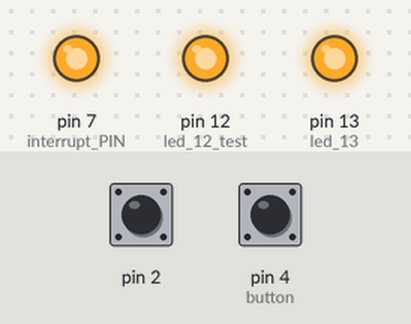
Simulated run of this sketch. Board: Arduino Uno, built with avr-gcc and run on an emulated ATmega328P. Shown: output pins drawn as LEDs (lit = HIGH). The test bench sets the inputs (shaded band); at power-on: pin 2 HIGH, pin 4 (button) HIGH.

Above: at 1.2 s.
1.3 s: pin 2 pulled LOW for 0.15 s
At 1.4 s:
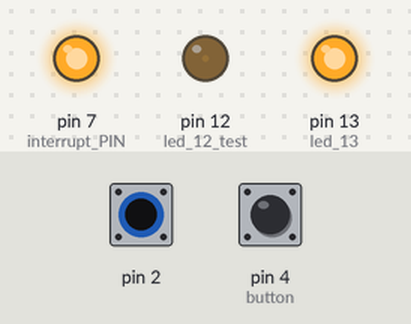
3.0 s: pin 4 (button) pulled LOW for 0.15 s
At 3.07 s:
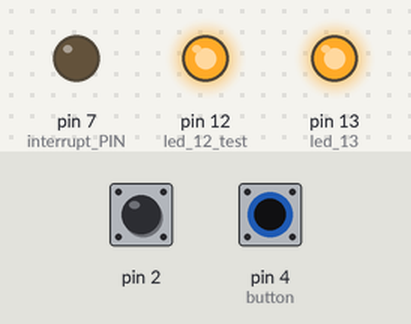
4.6 s: pin 4 (button) pulled LOW for 3.2 s
At 8.7 s:
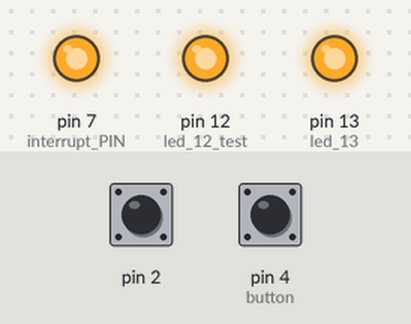
9.3 s: pin 2 pulled LOW for 1 s
At 10.1 s:
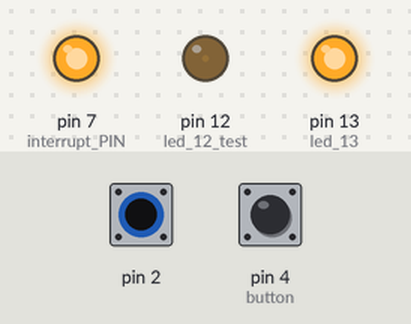
11.8 s: pin 2 pulled LOW for 3.2 s
At 15.6 s:
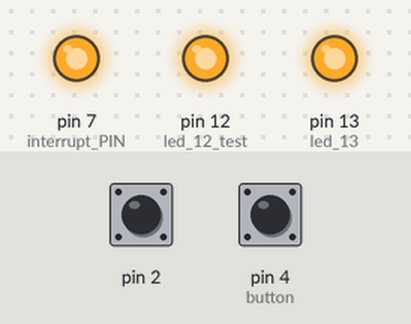
16.5 s: pin 2 driven LOW and pin 4 (button) driven LOW
At 18.0 s:
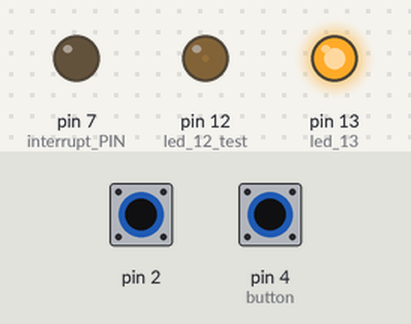
Timing chart, 0 to 19.0 s (numbered marks = the images above; inputs shaded):
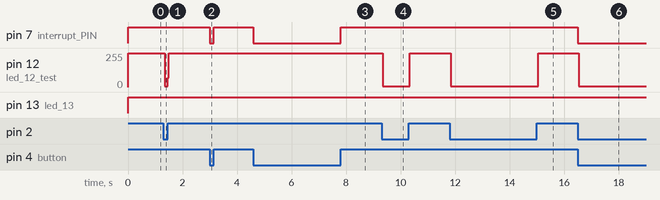

Measured:
- after the input at 1.3 s, pin 12 (led_12_test): 255/255 → 4/255 at once, → 255/255 0.12 s later
- after the input at 3.0 s, pin 7 (interrupt_PIN): HIGH → LOW at once, → HIGH 0.15 s later
- after the input at 4.6 s, pin 7 (interrupt_PIN): HIGH → LOW at once, → HIGH 3.2 s later
- after the input at 9.3 s, pin 12 (led_12_test): 255/255 → 4/255 at once, → 255/255 1.0 s later
- after the input at 11.8 s, pin 12 (led_12_test): 255/255 → 4/255 at once, → 255/255 3.2 s later
- after the input at 16.5 s, pin 7 (interrupt_PIN): HIGH → LOW at once; pin 12 (led_12_test): 255/255 → 4/255 at once

The sketch:

Interrupt.ino
```cpp
// Function prototype
void off_LED12();
void interrupt_start();
void interrupt_end();

// Pin define
int interrupt_PIN  = 7; // Use for call interrupt function
int button         = 4; // Use to read value from button
int led_13         = 13; // Use for on/off system
int led_12_test    = 12;  // Use for testing purpose

/* --------------------------------------------------------*/

unsigned long waitTime = 1000; // time hold button

boolean ledStatus = 0 ;        //LED13 off as default
boolean lastledStatus = 1;

/* Hold button */
boolean lastButton_HoldStatus = 1;
boolean buttonLongPress = 1;
unsigned long lastChangedTime; // last time changing state of hold button

/* Click button */
int buttonPushCounter = 0;
int buttonState = 0;
int lastButtonState = 0;

/******** Program start ********/
// Setup
void setup()
{
   Serial.begin(9600);
   pinMode(led_13, OUTPUT);
   pinMode(led_12_test, OUTPUT);
   pinMode(interrupt_PIN, OUTPUT);
   pinMode(2, INPUT_PULLUP); // Use Pin_2 PULLUP for interrup
   pinMode(button, INPUT_PULLUP);
   attachInterrupt(0, off_LED12, LOW); // gọi hàm off_LED12 liên tục khi còn nhấn nút
   digitalWrite(led_13, ledStatus);

}

// Main loop
void loop()
{


  digitalWrite(led_13, HIGH);
  digitalWrite(led_12_test, HIGH);
  int buttonStatus = digitalRead(button);
  if(buttonStatus == LOW){
    interrupt_start();
  }
  else interrupt_end();
}
/******** Program end ********/

/*--------------------------------------------------------------------------*/

/******** Function define ********/
// Off LED power
void off_LED12(){
    digitalWrite(led_12_test, LOW); // LED_12 OFF
}

// Call interrupt function
void interrupt_start(){
  digitalWrite(interrupt_PIN, LOW); // pin_7 HIGH
}
void interrupt_end(){
  digitalWrite(interrupt_PIN, HIGH); // pin_7 LOW
}

/***********************************************************************************/
```
